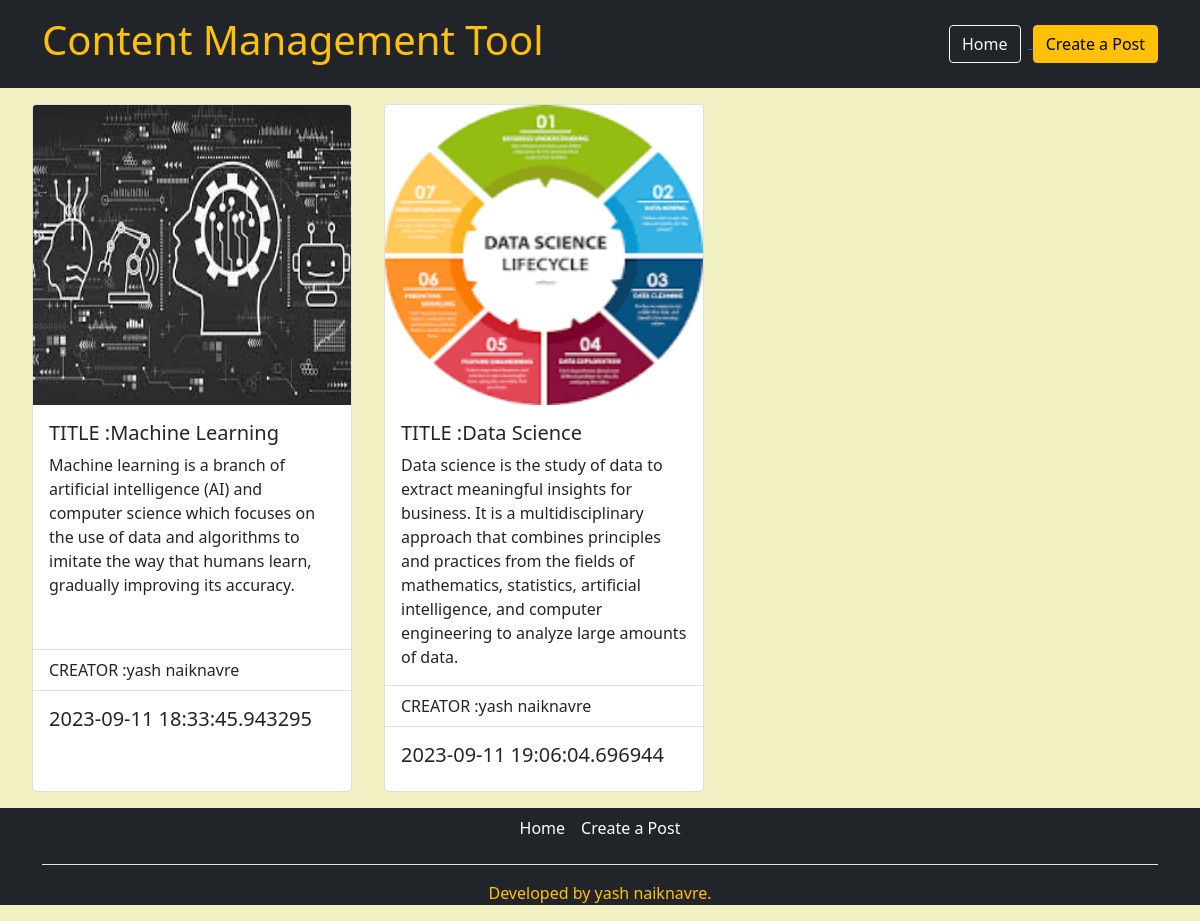
The page / on the database its author committed.
### tables this page shows
CREATE TABLE `post` (
  `post_id` int(255) NOT NULL,
  `title` varchar(256) NOT NULL,
  `description` varchar(500) NOT NULL,
  `image_path` varchar(600) NOT NULL,
  `creatorname` varchar(256) NOT NULL,
  `timestamp` timestamp(6) NOT NULL DEFAULT current_timestamp(6) ON UPDATE current_timestamp(6)
);

### api/fetch.php (called while the page is built, shortened)
<?php
include "api/sql.php";
$sql = "SELECT * FROM `post`";
$result = $conn->query($sql);
?>

### index.php (the view, shortened to what this page needs)
<?php include "api/sql.php";
?>
<!DOCTYPE html>
<html lang="en">
<head>
    <link href="https://cdn.jsdelivr.net/npm/bootstrap@5.0.2/dist/css/bootstrap.min.css" rel="stylesheet"
>
        <link rel="stylesheet" href="style.css">
</head>
<body>
   <?php include "inc/header.php";
?>
<?php
include "api/fetch.php";
?>
<main  style="display:flex;  background-color: rgb(241, 241, 196);">
<?php
 while ($row = mysqli_fetch_assoc($result)) {
?>
    <div class="card" style="width: 20rem; margin-left:2rem; margin-top:1rem; margin-bottom:1rem;">
        <img class="bd-placeholder-img card-img-top" width="100%" height="300" src="api/<?php echo $row["image_path"]; ?>" >
        <div class="card-body">
            <h5 class="card-title"><?php echo "TITLE :" .$row["title"]; ?></h5>
            <p class="card-text"><?php echo $row["description"]; ?></p>
        </div>
        <ul class="list-group list-group-flush">
            <li class="list-group-item"><?php echo "CREATOR :" . $row["creatorname"]; ?></li>
        </ul>
        <div class="card-body">
            <h5 class="card-title"><?php echo $row["timestamp"]; ?></h5>
        </div>
    </div>
    <?php } ?>
</main>
<?php
 include "inc/footer.php";
?>
</body>
</html>

### inc/header.php (shortened to what this page needs)
<header class="p-3 bg-dark">
    <div class="container bg-dark">
      <div class="d-flex flex-wrap align-items-center justify-content-center justify-content-lg-start">
        <a href="index.php" class="d-flex align-items-center mb-0 mb-lg-0 text-white text-decoration-none">
          <i class="fa-thin fa-arrows-to-circle fa-flip-both" style="color: #ffffff;"></i><h1 style="color:#ffc107 ">Content Management Tool </h1>
        </a>
        <div class="text-end">
        <a href="index.php">
            <button type="button" class="btn btn-outline-light me-2">Home</button>
        </a>
          <a href="createpost.php">
            <button type="button" class="btn btn-warning">Create a Post</button>
          </a>
        </div>
      </div>
    </div>
  </header>

### inc/footer.php
<footer class=" bg-dark ">
    <div class="container bg-dark ">
    <ul class="nav justify-content-center border-bottom pb-3 mb-3">
      <li class="nav-item"><a href="index.php" class="nav-link px-2 "style=" color:white;" >Home</a></li>
      <li class="nav-item"><a href="createpost.php" class="nav-link px-2 " style=" color:white;">Create a Post</a></li>
    </ul>
    <p class="text-center " style=" color: #ffc107;">Developed by yash naiknavre.</p>
  </footer>

### css/style.css (style rules this page uses)
html body { padding: 0; margin: 0; }
body { background-color: rgb(241, 241, 196); }

### rows shown on the page
post: image_path (picture), title "Machine Learning", description "Machine learning is a branch of artificial intelligence (AI) and computer science which focuses on the use of data and algorithms to imitate the way that humans learn, gradually improving its accuracy.", creatorname "yash naiknavre", timestamp "2023-09-11 18:33:45.943295"
post: image_path (picture), title "Data Science", description "Data science is the study of data to extract meaningful insights for business. It is a multidisciplinary approach that combines principles and practices from the fields of mathematics, statistics, artificial intelligence, and computer engineering to analyze large amounts of data.", creatorname "yash naiknavre", timestamp "2023-09-11 19:06:04.696944"
